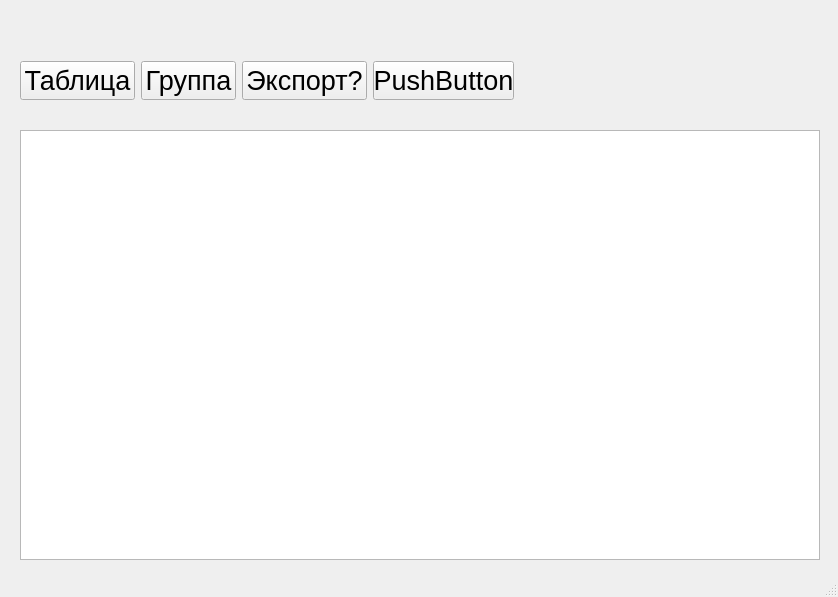
<?xml version="1.0" encoding="UTF-8"?>
<ui version="4.0">
 <class>MainWindow</class>
 <widget class="QMainWindow" name="MainWindow">
  <property name="geometry">
   <rect>
    <x>0</x>
    <y>0</y>
    <width>838</width>
    <height>597</height>
   </rect>
  </property>
  <property name="windowTitle">
   <string>MainWindow</string>
  </property>
  <widget class="QWidget" name="centralwidget">
   <widget class="QTableWidget" name="tableWidget">
    <property name="geometry">
     <rect>
      <x>20</x>
      <y>130</y>
      <width>800</width>
      <height>430</height>
     </rect>
    </property>
   </widget>
   <widget class="QWidget" name="">
    <property name="geometry">
     <rect>
      <x>20</x>
      <y>50</y>
      <width>494</width>
      <height>61</height>
     </rect>
    </property>
    <layout class="QHBoxLayout" name="horizontalLayout">
     <item>
      <widget class="QPushButton" name="pushButton">
       <property name="enabled">
        <bool>true</bool>
       </property>
       <property name="sizePolicy">
        <sizepolicy hsizetype="Minimum" vsizetype="Fixed">
         <horstretch>0</horstretch>
         <verstretch>1</verstretch>
        </sizepolicy>
       </property>
       <property name="styleSheet">
        <string notr="true">font-size: 20pt;
</string>
       </property>
       <property name="text">
        <string>Таблица</string>
       </property>
      </widget>
     </item>
     <item>
      <widget class="QPushButton" name="pushButton_2">
       <property name="layoutDirection">
        <enum>Qt::LayoutDirection::RightToLeft</enum>
       </property>
       <property name="styleSheet">
        <string notr="true">font-size: 20pt;
</string>
       </property>
       <property name="text">
        <string>Группа</string>
       </property>
       <property name="checkable">
        <bool>false</bool>
       </property>
      </widget>
     </item>
     <item>
      <widget class="QPushButton" name="pushButton_3">
       <property name="styleSheet">
        <string notr="true">font-size: 20pt;
</string>
       </property>
       <property name="text">
        <string>Экспорт?</string>
       </property>
      </widget>
     </item>
     <item>
      <widget class="QPushButton" name="pushButton_4">
       <property name="styleSheet">
        <string notr="true">font-size: 20pt;
</string>
       </property>
       <property name="text">
        <string>PushButton</string>
       </property>
      </widget>
     </item>
    </layout>
   </widget>
  </widget>
  <widget class="QStatusBar" name="statusbar">
   <property name="enabled">
    <bool>true</bool>
   </property>
  </widget>
 </widget>
 <resources/>
 <connections/>
</ui>
